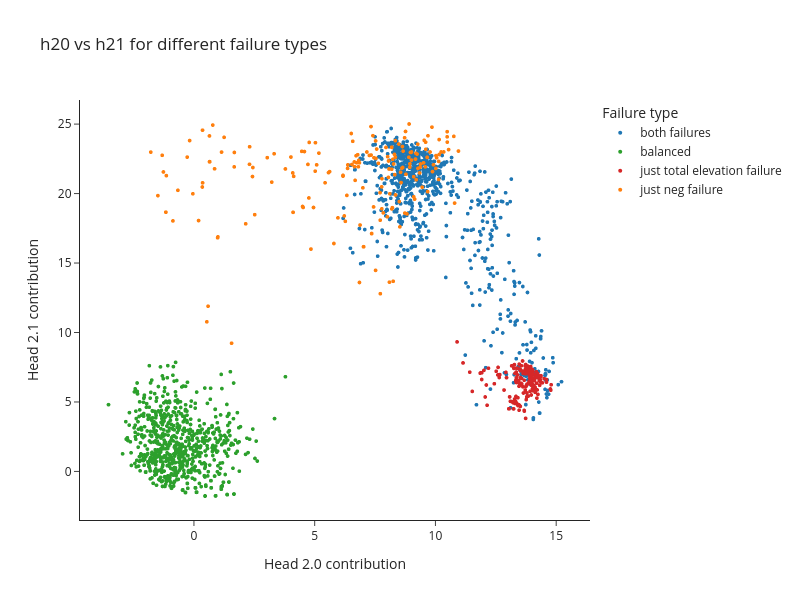

The cell this chart's notebook holds for it:
### Markdown cell above
Once you've passed the tests, you can run the code below to generate your plot.

### Code cell
failure_types_dict = {
    "both failures": negative_failure & total_elevation_failure,
    "just neg failure": negative_failure & ~total_elevation_failure,
    "just total elevation failure": ~negative_failure & total_elevation_failure,
    "balanced": ~negative_failure & ~total_elevation_failure,
}

plotly_utils.plot_failure_types_scatter(h20_in_unbalanced_dir, h21_in_unbalanced_dir, failure_types_dict, data)

### Figure 1 — Plotly figure (JSON) as saved in the notebook; plotly's stock layout.template omitted (floating-point values rounded to 4 significant figures; data arrays with more than 128 entries replaced by an {"elided": "..."} marker saying what was removed)
{"data": [{"hovertemplate": "Failure type=both failures<br>Head 2.0 contribution=%{x}<br>Head 2.1 contribution=%{y}<extra></extra>", "legendgroup": "both failures", "marker": {"color": "#1F77B4", "size": 4, "symbol": "circle"}, "mode": "markers", "name": "both failures", "showlegend": true, "type": "scattergl", "x": {"elided": "913 float values"}, "xaxis": "x", "y": {"elided": "913 float values"}, "yaxis": "y"}, {"hovertemplate": "Failure type=balanced<br>Head 2.0 contribution=%{x}<br>Head 2.1 contribution=%{y}<extra></extra>", "legendgroup": "balanced", "marker": {"color": "#2CA02C", "size": 4, "symbol": "circle"}, "mode": "markers", "name": "balanced", "showlegend": true, "type": "scattergl", "x": {"elided": "2284 float values"}, "xaxis": "x", "y": {"elided": "2284 float values"}, "yaxis": "y"}, {"hovertemplate": "Failure type=just total elevation failure<br>Head 2.0 contribution=%{x}<br>Head 2.1 contribution=%{y}<extra></extra>", "legendgroup": "just total elevation failure", "marker": {"color": "#D62728", "size": 4, "symbol": "circle"}, "mode": "markers", "name": "just total elevation failure", "showlegend": true, "type": "scattergl", "x": {"elided": "195 float values"}, "xaxis": "x", "y": {"elided": "195 float values"}, "yaxis": "y"}, {"hovertemplate": "Failure type=just neg failure<br>Head 2.0 contribution=%{x}<br>Head 2.1 contribution=%{y}<extra></extra>", "legendgroup": "just neg failure", "marker": {"color": "#FF7F0E", "size": 4, "symbol": "circle"}, "mode": "markers", "name": "just neg failure", "showlegend": true, "type": "scattergl", "x": {"elided": "212 float values"}, "xaxis": "x", "y": {"elided": "212 float values"}, "yaxis": "y"}], "layout": {"height": 600, "legend": {"title": {"text": "Failure type"}, "tracegroupgap": 0}, "title": {"text": "h20 vs h21 for different failure types"}, "width": 800, "xaxis": {"anchor": "y", "domain": [0.0, 1.0], "title": {"text": "Head 2.0 contribution"}}, "yaxis": {"anchor": "x", "domain": [0.0, 1.0], "title": {"text": "Head 2.1 contribution"}}}}
